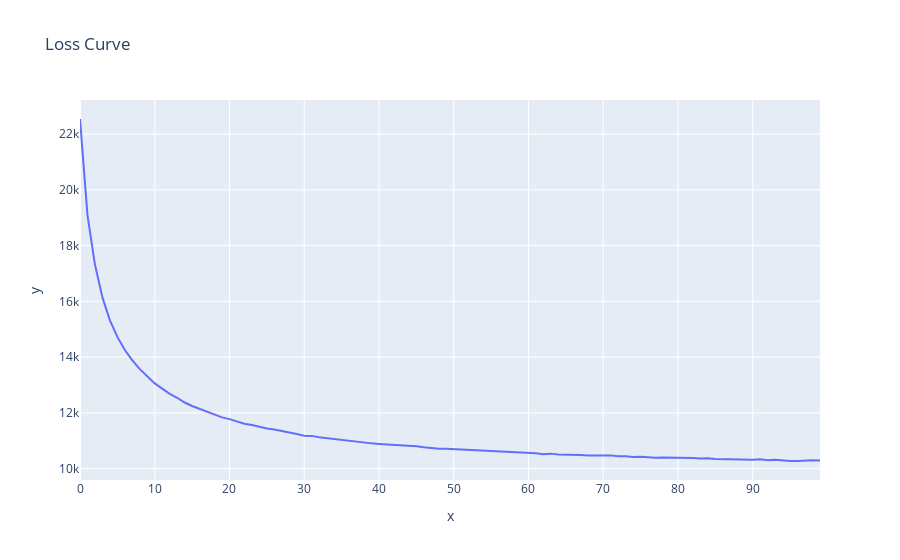

Source (notebook cell):
### Code cell
import plotly.express as px
import plotly.graph_objects as go

def loss_curve(losses: list[float]):
    fig = px.line(x=range(len(losses)), y=losses, title='Loss Curve')
    fig.show()

loss_curve(losses)
